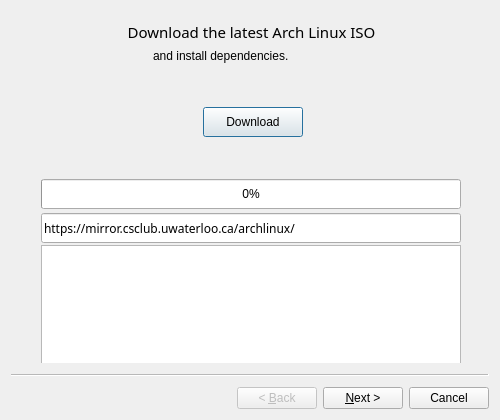
<?xml version="1.0" encoding="UTF-8"?>
<ui version="4.0">
 <class>Installwizard</class>
 <widget class="QWizard" name="Installwizard">
  <property name="geometry">
   <rect>
    <x>0</x>
    <y>0</y>
    <width>500</width>
    <height>420</height>
   </rect>
  </property>
  <property name="minimumSize">
   <size>
    <width>500</width>
    <height>420</height>
   </size>
  </property>
  <property name="maximumSize">
   <size>
    <width>500</width>
    <height>420</height>
   </size>
  </property>
  <property name="windowTitle">
   <string>Installwizard</string>
  </property>
  <property name="wizardStyle">
   <enum>QWizard::WizardStyle::ClassicStyle</enum>
  </property>
  <widget class="QWizardPage" name="wizardPage">
   <widget class="QLabel" name="label">
    <property name="geometry">
     <rect>
      <x>90</x>
      <y>8</y>
      <width>301</width>
      <height>25</height>
     </rect>
    </property>
    <property name="font">
     <font>
      <family>Noto Sans</family>
      <pointsize>11</pointsize>
      <italic>false</italic>
      <fontweight>DemiBold</fontweight>
     </font>
    </property>
    <property name="styleSheet">
     <string notr="true">font: 600 11pt &quot;Noto Sans&quot;;</string>
    </property>
    <property name="text">
     <string>Download the latest Arch Linux ISO</string>
    </property>
    <property name="alignment">
     <set>Qt::AlignmentFlag::AlignCenter</set>
    </property>
   </widget>
   <widget class="QPushButton" name="downloadButton">
    <property name="geometry">
     <rect>
      <x>192</x>
      <y>96</y>
      <width>100</width>
      <height>30</height>
     </rect>
    </property>
    <property name="text">
     <string>Download</string>
    </property>
   </widget>
   <widget class="QProgressBar" name="progressBar">
    <property name="geometry">
     <rect>
      <x>30</x>
      <y>168</y>
      <width>420</width>
      <height>30</height>
     </rect>
    </property>
    <property name="styleSheet">
     <string notr="true">selection-background-color: rgb(132, 132, 132);</string>
    </property>
    <property name="value">
     <number>0</number>
    </property>
   </widget>
   <widget class="QPlainTextEdit" name="logView1">
    <property name="geometry">
     <rect>
      <x>30</x>
      <y>234</y>
      <width>420</width>
      <height>125</height>
     </rect>
    </property>
    <property name="readOnly">
     <bool>true</bool>
    </property>
    <property name="backgroundVisible">
     <bool>false</bool>
    </property>
   </widget>
   <widget class="QLabel" name="label_6">
    <property name="geometry">
     <rect>
      <x>142</x>
      <y>36</y>
      <width>207</width>
      <height>17</height>
     </rect>
    </property>
    <property name="styleSheet">
     <string notr="true">font: 600 12pt &quot;Noto Sans&quot;;</string>
    </property>
    <property name="text">
     <string>and install dependencies.</string>
    </property>
   </widget>
   <widget class="QLineEdit" name="mirrorLineEdit">
    <property name="geometry">
     <rect>
      <x>30</x>
      <y>202</y>
      <width>420</width>
      <height>30</height>
     </rect>
    </property>
    <property name="font">
     <font>
      <family>Sans Serif</family>
      <pointsize>9</pointsize>
     </font>
    </property>
    <property name="cursor">
     <cursorShape>PointingHandCursor</cursorShape>
    </property>
    <property name="text">
     <string>https://mirror.csclub.uwaterloo.ca/archlinux/</string>
    </property>
    <property name="placeholderText">
     <string>You have the option to add an Arch Linux mirroe URL here.</string>
    </property>
   </widget>
  </widget>
  <widget class="QWizardPage" name="partitionPage">
   <widget class="QTreeWidget" name="treePartitions">
    <property name="geometry">
     <rect>
      <x>32</x>
      <y>58</y>
      <width>420</width>
      <height>125</height>
     </rect>
    </property>
    <property name="minimumSize">
     <size>
      <width>420</width>
      <height>0</height>
     </size>
    </property>
    <column>
     <property name="text">
      <string>Name</string>
     </property>
    </column>
    <column>
     <property name="text">
      <string>Size</string>
     </property>
    </column>
    <column>
     <property name="text">
      <string>Type</string>
     </property>
    </column>
    <column>
     <property name="text">
      <string>Mount</string>
     </property>
    </column>
   </widget>
   <widget class="QPushButton" name="partRefreshButton">
    <property name="geometry">
     <rect>
      <x>318</x>
      <y>322</y>
      <width>80</width>
      <height>30</height>
     </rect>
    </property>
    <property name="text">
     <string>Refresh</string>
    </property>
   </widget>
   <widget class="QPushButton" name="createPartButton">
    <property name="geometry">
     <rect>
      <x>404</x>
      <y>322</y>
      <width>80</width>
      <height>30</height>
     </rect>
    </property>
    <property name="text">
     <string>EFI Grub</string>
    </property>
   </widget>
   <widget class="QLabel" name="label_5">
    <property name="geometry">
     <rect>
      <x>164</x>
      <y>6</y>
      <width>150</width>
      <height>25</height>
     </rect>
    </property>
    <property name="styleSheet">
     <string notr="true">font: 600 12pt &quot;Noto Sans&quot;;</string>
    </property>
    <property name="text">
     <string>Drive Preparation</string>
    </property>
    <property name="alignment">
     <set>Qt::AlignmentFlag::AlignCenter</set>
    </property>
   </widget>
   <widget class="QLabel" name="label_2">
    <property name="geometry">
     <rect>
      <x>32</x>
      <y>30</y>
      <width>420</width>
      <height>20</height>
     </rect>
    </property>
    <property name="styleSheet">
     <string notr="true">font: 600 10pt &quot;Noto Sans&quot;;</string>
    </property>
    <property name="text">
     <string>Install to free space, existing partition, or wipe the entire drive.</string>
    </property>
    <property name="alignment">
     <set>Qt::AlignmentFlag::AlignCenter</set>
    </property>
   </widget>
   <widget class="QComboBox" name="driveDropdown">
    <property name="geometry">
     <rect>
      <x>0</x>
      <y>322</y>
      <width>110</width>
      <height>30</height>
     </rect>
    </property>
    <item>
     <property name="text">
      <string>Select a Drive</string>
     </property>
    </item>
   </widget>
   <widget class="QPushButton" name="prepareButton">
    <property name="geometry">
     <rect>
      <x>232</x>
      <y>322</y>
      <width>80</width>
      <height>30</height>
     </rect>
    </property>
    <property name="text">
     <string>Bios Grub</string>
    </property>
   </widget>
   <widget class="QPlainTextEdit" name="logView2">
    <property name="geometry">
     <rect>
      <x>32</x>
      <y>186</y>
      <width>420</width>
      <height>125</height>
     </rect>
    </property>
    <property name="readOnly">
     <bool>true</bool>
    </property>
   </widget>
   <widget class="QComboBox" name="comboInstallMode">
    <property name="geometry">
     <rect>
      <x>116</x>
      <y>322</y>
      <width>110</width>
      <height>30</height>
     </rect>
    </property>
    <item>
     <property name="text">
      <string>Use free space</string>
     </property>
    </item>
    <item>
     <property name="text">
      <string>Use selected partition</string>
     </property>
    </item>
    <item>
     <property name="text">
      <string>Erase entire drive</string>
     </property>
    </item>
   </widget>
  </widget>
  <widget class="QWizardPage" name="wizardPage_3">
   <widget class="QPushButton" name="installButton">
    <property name="geometry">
     <rect>
      <x>200</x>
      <y>172</y>
      <width>80</width>
      <height>25</height>
     </rect>
    </property>
    <property name="text">
     <string>Submit</string>
    </property>
   </widget>
   <widget class="QPlainTextEdit" name="logWidget3">
    <property name="geometry">
     <rect>
      <x>30</x>
      <y>210</y>
      <width>420</width>
      <height>150</height>
     </rect>
    </property>
    <property name="readOnly">
     <bool>true</bool>
    </property>
   </widget>
   <widget class="QComboBox" name="comboDesktopEnvironment">
    <property name="geometry">
     <rect>
      <x>308</x>
      <y>44</y>
      <width>125</width>
      <height>25</height>
     </rect>
    </property>
   </widget>
   <widget class="QLabel" name="label_4">
    <property name="geometry">
     <rect>
      <x>304</x>
      <y>16</y>
      <width>132</width>
      <height>21</height>
     </rect>
    </property>
    <property name="font">
     <font>
      <family>Noto Serif</family>
      <pointsize>11</pointsize>
      <bold>true</bold>
     </font>
    </property>
    <property name="text">
     <string>Choose a desktop</string>
    </property>
   </widget>
   <widget class="QLabel" name="label_3">
    <property name="geometry">
     <rect>
      <x>50</x>
      <y>12</y>
      <width>219</width>
      <height>27</height>
     </rect>
    </property>
    <property name="font">
     <font>
      <family>Noto Serif</family>
      <pointsize>11</pointsize>
      <bold>true</bold>
     </font>
    </property>
    <property name="text">
     <string>Add user and set passwords</string>
    </property>
   </widget>
   <widget class="QLabel" name="labelUsername">
    <property name="geometry">
     <rect>
      <x>68</x>
      <y>46</y>
      <width>65</width>
      <height>20</height>
     </rect>
    </property>
    <property name="text">
     <string>Username:</string>
    </property>
   </widget>
   <widget class="QLabel" name="labelPassword">
    <property name="geometry">
     <rect>
      <x>72</x>
      <y>70</y>
      <width>58</width>
      <height>20</height>
     </rect>
    </property>
    <property name="text">
     <string>Password:</string>
    </property>
   </widget>
   <widget class="QLabel" name="labelAgain">
    <property name="geometry">
     <rect>
      <x>94</x>
      <y>92</y>
      <width>36</width>
      <height>20</height>
     </rect>
    </property>
    <property name="text">
     <string>Again:</string>
    </property>
   </widget>
   <widget class="QLabel" name="labelRootPassword">
    <property name="geometry">
     <rect>
      <x>42</x>
      <y>116</y>
      <width>87</width>
      <height>20</height>
     </rect>
    </property>
    <property name="text">
     <string>Root Password:</string>
    </property>
   </widget>
   <widget class="QLabel" name="labelRootPasswordAgain">
    <property name="geometry">
     <rect>
      <x>92</x>
      <y>138</y>
      <width>36</width>
      <height>20</height>
     </rect>
    </property>
    <property name="text">
     <string>Again:</string>
    </property>
   </widget>
   <widget class="QLineEdit" name="lineEditUsername">
    <property name="geometry">
     <rect>
      <x>136</x>
      <y>42</y>
      <width>125</width>
      <height>25</height>
     </rect>
    </property>
   </widget>
   <widget class="QLineEdit" name="lineEditPassword">
    <property name="geometry">
     <rect>
      <x>136</x>
      <y>64</y>
      <width>125</width>
      <height>25</height>
     </rect>
    </property>
    <property name="echoMode">
     <enum>QLineEdit::EchoMode::Password</enum>
    </property>
   </widget>
   <widget class="QLineEdit" name="lineEditPasswordAgain">
    <property name="geometry">
     <rect>
      <x>136</x>
      <y>88</y>
      <width>125</width>
      <height>24</height>
     </rect>
    </property>
    <property name="echoMode">
     <enum>QLineEdit::EchoMode::Password</enum>
    </property>
   </widget>
   <widget class="QLineEdit" name="lineEditRootPassword">
    <property name="geometry">
     <rect>
      <x>136</x>
      <y>110</y>
      <width>125</width>
      <height>25</height>
     </rect>
    </property>
    <property name="echoMode">
     <enum>QLineEdit::EchoMode::Password</enum>
    </property>
   </widget>
   <widget class="QLineEdit" name="lineEditRootPasswordAgain">
    <property name="geometry">
     <rect>
      <x>136</x>
      <y>134</y>
      <width>125</width>
      <height>25</height>
     </rect>
    </property>
    <property name="echoMode">
     <enum>QLineEdit::EchoMode::Password</enum>
    </property>
   </widget>
  </widget>
 </widget>
 <resources/>
 <connections/>
</ui>
